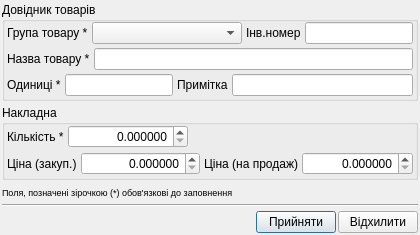
<?xml version="1.0" encoding="UTF-8"?>
<ui version="4.0">
 <class>UDialog_fastTovarInsert</class>
 <widget class="QDialog" name="UDialog_fastTovarInsert">
  <property name="geometry">
   <rect>
    <x>0</x>
    <y>0</y>
    <width>420</width>
    <height>235</height>
   </rect>
  </property>
  <property name="windowTitle">
   <string>Швидке внесення товару в довідник і накладну</string>
  </property>
  <layout class="QVBoxLayout" name="verticalLayout_3">
   <property name="spacing">
    <number>4</number>
   </property>
   <property name="margin">
    <number>2</number>
   </property>
   <item>
    <widget class="QGroupBox" name="groupBox_tovDovidnyk">
     <property name="title">
      <string>Довідник товарів</string>
     </property>
     <layout class="QVBoxLayout" name="verticalLayout">
      <property name="spacing">
       <number>4</number>
      </property>
      <property name="leftMargin">
       <number>2</number>
      </property>
      <property name="topMargin">
       <number>0</number>
      </property>
      <property name="rightMargin">
       <number>2</number>
      </property>
      <property name="bottomMargin">
       <number>2</number>
      </property>
      <item>
       <layout class="QHBoxLayout" name="horizontalLayout_12">
        <item>
         <layout class="QHBoxLayout" name="horizontalLayout">
          <property name="spacing">
           <number>4</number>
          </property>
          <item>
           <widget class="QLabel" name="label_tovarGroup">
            <property name="text">
             <string>Група товару *</string>
            </property>
           </widget>
          </item>
          <item>
           <widget class="QComboBox" name="comboBox_tovarGroup">
            <property name="minimumSize">
             <size>
              <width>150</width>
              <height>0</height>
             </size>
            </property>
           </widget>
          </item>
         </layout>
        </item>
        <item>
         <layout class="QHBoxLayout" name="horizontalLayout_2">
          <property name="spacing">
           <number>4</number>
          </property>
          <item>
           <widget class="QLabel" name="label">
            <property name="text">
             <string>Інв.номер</string>
            </property>
           </widget>
          </item>
          <item>
           <widget class="QLineEdit" name="lineEdit_invNomer"/>
          </item>
         </layout>
        </item>
       </layout>
      </item>
      <item>
       <layout class="QHBoxLayout" name="horizontalLayout_3">
        <property name="spacing">
         <number>4</number>
        </property>
        <item>
         <widget class="QLabel" name="label_nazvaTovaru">
          <property name="text">
           <string>Назва товару *</string>
          </property>
         </widget>
        </item>
        <item>
         <widget class="QLineEdit" name="lineEdit_nazvaTovaru"/>
        </item>
       </layout>
      </item>
      <item>
       <layout class="QHBoxLayout" name="horizontalLayout_11">
        <item>
         <layout class="QHBoxLayout" name="horizontalLayout_4">
          <property name="spacing">
           <number>4</number>
          </property>
          <item>
           <widget class="QLabel" name="label_odynyci">
            <property name="text">
             <string>Одиниці *</string>
            </property>
           </widget>
          </item>
          <item>
           <widget class="QLineEdit" name="lineEdit_odynyci">
            <property name="sizePolicy">
             <sizepolicy hsizetype="Fixed" vsizetype="Fixed">
              <horstretch>0</horstretch>
              <verstretch>0</verstretch>
             </sizepolicy>
            </property>
           </widget>
          </item>
         </layout>
        </item>
        <item>
         <layout class="QHBoxLayout" name="horizontalLayout_5">
          <property name="spacing">
           <number>4</number>
          </property>
          <item>
           <widget class="QLabel" name="label_prymitka">
            <property name="text">
             <string>Примітка</string>
            </property>
           </widget>
          </item>
          <item>
           <widget class="QLineEdit" name="lineEdit_prymitka"/>
          </item>
         </layout>
        </item>
       </layout>
      </item>
     </layout>
    </widget>
   </item>
   <item>
    <widget class="QGroupBox" name="groupBox">
     <property name="title">
      <string>Накладна</string>
     </property>
     <layout class="QVBoxLayout" name="verticalLayout_2">
      <property name="spacing">
       <number>4</number>
      </property>
      <property name="leftMargin">
       <number>2</number>
      </property>
      <property name="topMargin">
       <number>0</number>
      </property>
      <property name="rightMargin">
       <number>2</number>
      </property>
      <property name="bottomMargin">
       <number>2</number>
      </property>
      <item>
       <layout class="QHBoxLayout" name="horizontalLayout_9">
        <item>
         <layout class="QHBoxLayout" name="horizontalLayout_8">
          <property name="spacing">
           <number>4</number>
          </property>
          <item>
           <widget class="QLabel" name="label_kilkist">
            <property name="text">
             <string>Кількість *</string>
            </property>
           </widget>
          </item>
          <item>
           <widget class="QDoubleSpinBox" name="doubleSpinBox_kilkist">
            <property name="sizePolicy">
             <sizepolicy hsizetype="Preferred" vsizetype="Fixed">
              <horstretch>0</horstretch>
              <verstretch>0</verstretch>
             </sizepolicy>
            </property>
            <property name="minimumSize">
             <size>
              <width>120</width>
              <height>0</height>
             </size>
            </property>
            <property name="alignment">
             <set>Qt::AlignRight|Qt::AlignTrailing|Qt::AlignVCenter</set>
            </property>
            <property name="decimals">
             <number>6</number>
            </property>
            <property name="maximum">
             <double>9999999.000000000000000</double>
            </property>
           </widget>
          </item>
         </layout>
        </item>
        <item>
         <spacer name="horizontalSpacer">
          <property name="orientation">
           <enum>Qt::Horizontal</enum>
          </property>
          <property name="sizeHint" stdset="0">
           <size>
            <width>40</width>
            <height>20</height>
           </size>
          </property>
         </spacer>
        </item>
       </layout>
      </item>
      <item>
       <layout class="QHBoxLayout" name="horizontalLayout_10">
        <item>
         <layout class="QHBoxLayout" name="horizontalLayout_6">
          <property name="spacing">
           <number>4</number>
          </property>
          <item>
           <widget class="QLabel" name="label_cinaZakup">
            <property name="text">
             <string>Ціна (закуп.)</string>
            </property>
           </widget>
          </item>
          <item>
           <widget class="QDoubleSpinBox" name="doubleSpinBox_cinaZakup">
            <property name="sizePolicy">
             <sizepolicy hsizetype="Expanding" vsizetype="Fixed">
              <horstretch>0</horstretch>
              <verstretch>0</verstretch>
             </sizepolicy>
            </property>
            <property name="alignment">
             <set>Qt::AlignRight|Qt::AlignTrailing|Qt::AlignVCenter</set>
            </property>
            <property name="decimals">
             <number>6</number>
            </property>
            <property name="maximum">
             <double>9999999.000000000000000</double>
            </property>
           </widget>
          </item>
         </layout>
        </item>
        <item>
         <layout class="QHBoxLayout" name="horizontalLayout_7">
          <property name="spacing">
           <number>4</number>
          </property>
          <item>
           <widget class="QLabel" name="label_cinaProdaju">
            <property name="text">
             <string>Ціна (на продаж)</string>
            </property>
           </widget>
          </item>
          <item>
           <widget class="QDoubleSpinBox" name="doubleSpinBox__cinaProdaju">
            <property name="sizePolicy">
             <sizepolicy hsizetype="Expanding" vsizetype="Fixed">
              <horstretch>0</horstretch>
              <verstretch>0</verstretch>
             </sizepolicy>
            </property>
            <property name="alignment">
             <set>Qt::AlignRight|Qt::AlignTrailing|Qt::AlignVCenter</set>
            </property>
            <property name="decimals">
             <number>6</number>
            </property>
            <property name="maximum">
             <double>9999999.000000000000000</double>
            </property>
           </widget>
          </item>
         </layout>
        </item>
       </layout>
      </item>
     </layout>
    </widget>
   </item>
   <item>
    <widget class="QLabel" name="label_info">
     <property name="font">
      <font>
       <pointsize>7</pointsize>
      </font>
     </property>
     <property name="text">
      <string>Поля, позначені зірочкою (*) обов'язкові до заповнення</string>
     </property>
    </widget>
   </item>
   <item>
    <widget class="Line" name="line">
     <property name="orientation">
      <enum>Qt::Horizontal</enum>
     </property>
    </widget>
   </item>
   <item>
    <layout class="QHBoxLayout" name="horizontalLayout_13">
     <property name="spacing">
      <number>2</number>
     </property>
     <item>
      <spacer name="horizontalSpacer_2">
       <property name="orientation">
        <enum>Qt::Horizontal</enum>
       </property>
       <property name="sizeHint" stdset="0">
        <size>
         <width>40</width>
         <height>20</height>
        </size>
       </property>
      </spacer>
     </item>
     <item>
      <widget class="QPushButton" name="pushButton_accept">
       <property name="text">
        <string>Прийняти</string>
       </property>
       <property name="icon">
        <iconset resource="../images/images_sklad.qrc">
         <normaloff>:/pictures/button_ok.png</normaloff>:/pictures/button_ok.png</iconset>
       </property>
      </widget>
     </item>
     <item>
      <widget class="QPushButton" name="pushButton_reject">
       <property name="text">
        <string>Відхилити</string>
       </property>
       <property name="icon">
        <iconset resource="../images/images_sklad.qrc">
         <normaloff>:/pictures/button_cancel.png</normaloff>:/pictures/button_cancel.png</iconset>
       </property>
      </widget>
     </item>
    </layout>
   </item>
  </layout>
 </widget>
 <resources>
  <include location="../images/images_sklad.qrc"/>
 </resources>
 <connections/>
</ui>
